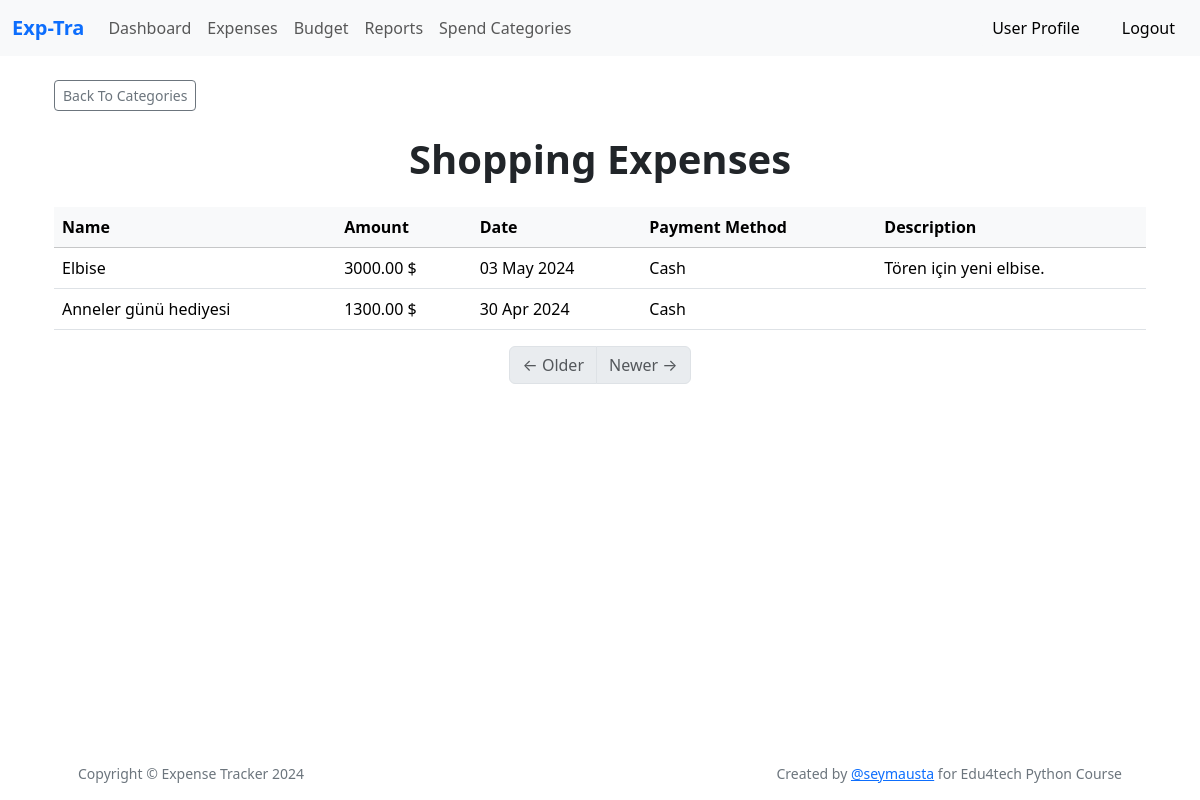
Screenshot of /category/5/expenses (signed in) with the database file from the repository.
### app/models.py (models this page shows, shortened)
class Category(db.Model):
    id: so.Mapped[int] = so.mapped_column(primary_key=True)
    name: so.Mapped[str] = so.mapped_column(sa.String(140))
    expenses = db.relationship('Expense', backref='category', lazy=True)

class Expense(db.Model):
    __tablename__ = 'expenses'
    id: so.Mapped[int] = so.mapped_column(primary_key=True)
    name: so.Mapped[str] = so.mapped_column(sa.String(140))
    amount : so.Mapped[float] = so.mapped_column(sa.Numeric(10, 2), nullable=False)
    category_id : so.Mapped[int] = so.mapped_column(sa.ForeignKey(Category.id),index=True)
    date : so.Mapped[datetime] = so.mapped_column(sa.Date, nullable=False)
    description: so.Mapped[str] = so.mapped_column(sa.Text)
    timestamp: so.Mapped[datetime] = so.mapped_column(
        index=True, default=lambda: datetime.now(timezone.utc))
    user_id: so.Mapped[int] = so.mapped_column(sa.ForeignKey(User.id),
                                               index=True)
    payment_id: so.Mapped[Optional[int]] = so.mapped_column(sa.ForeignKey('payment.id'), nullable=True)
    user: so.Mapped[User] = so.relationship(back_populates='expenses')

class Payment(db.Model):
    id: so.Mapped[int] = so.mapped_column(primary_key=True)
    name: so.Mapped[str] = so.mapped_column(sa.String(140))
    expenses = db.relationship('Expense', backref='payment', lazy=True)

### app/main/routes.py (the view)
@bp.route('/category/<int:category_id>/expenses')
@login_required
def category_expenses(category_id):
    category = Category.query.get_or_404(category_id)
    expenses = Expense.query.filter_by(user_id=current_user.id, category_id=category_id).all()
    return render_template('category_expenses.html', title='Category Expenses', category=category, expenses=expenses)

### app/models.py (called while the page is built)
@login.user_loader
def load_user(id):
    return db.session.get(User, int(id))

### app/templates/category_expenses.html (shortened to what this page needs)
{% extends "base.html" %}
{% block content %}
<div class="container">
    <br>
    <a href="{{ url_for('main.categories')}}" class="btn btn-outline-secondary btn-sm">Back To Categories</a>
    <h1 class="my-4 fw-bolder text-center">{{ category.name }} Expenses</h1>
    {% if expenses %}
    <div class="table-responsive">
        <table class="table table-hover">
            <thead class="table-light">
                <tr>
                    <th>Name</th>
                    <th>Amount</th>
                    <th>Date</th>
                    <th>Payment Method</th>
                    <th>Description</th>
                </tr>
            </thead>
            <tbody>
                {% for expense in expenses %}
                <tr>
                    <td>{{ expense.name|capitalize }}</td>
                    <td>{{ expense.amount }}{{ ' $' }}</td>
                    <td>{{ expense.date.strftime('%d %b %Y') }}</td>
                    <td>{{ expense.payment.name }}</td>
                    <td>{{ expense.description|capitalize }}</td>
                </tr>
                {% endfor %}
            </tbody>
        </table>
    </div>
<nav aria-label="Page navigation example">
  <ul class="pagination justify-content-center">
    {% if prev_url %}
      <li class="page-item">
        <a class="page-link" href="{{ prev_url }}">&larr; Older</a>
      </li>
    {% else %}
      <li class="page-item disabled">
        <span class="page-link">&larr; Older</span>
      </li>
    {% endif %}
    {% if next_url %}
      <li class="page-item">
        <a class="page-link" href="{{ next_url }}">Newer &rarr;</a>
      </li>
    {% else %}
      <li class="page-item disabled">
        <span class="page-link">Newer &rarr;</span>
      </li>
    {% endif %}
  </ul>
</nav>
    {% else %}
    <p class="fw-bold text-center">No expenses found 😥</p>
    {% endif %}
</div>
{% endblock %}

### rows the page displays
Category: name "Shopping"
Expense: name "Elbise", amount "3000.00", value "$", date "03 May 2024", payment.name "Cash", description "Tören için yeni elbise."
Expense: name "Anneler günü hediyesi", amount "1300.00", value "$", date "30 Apr 2024", payment.name "Cash"
